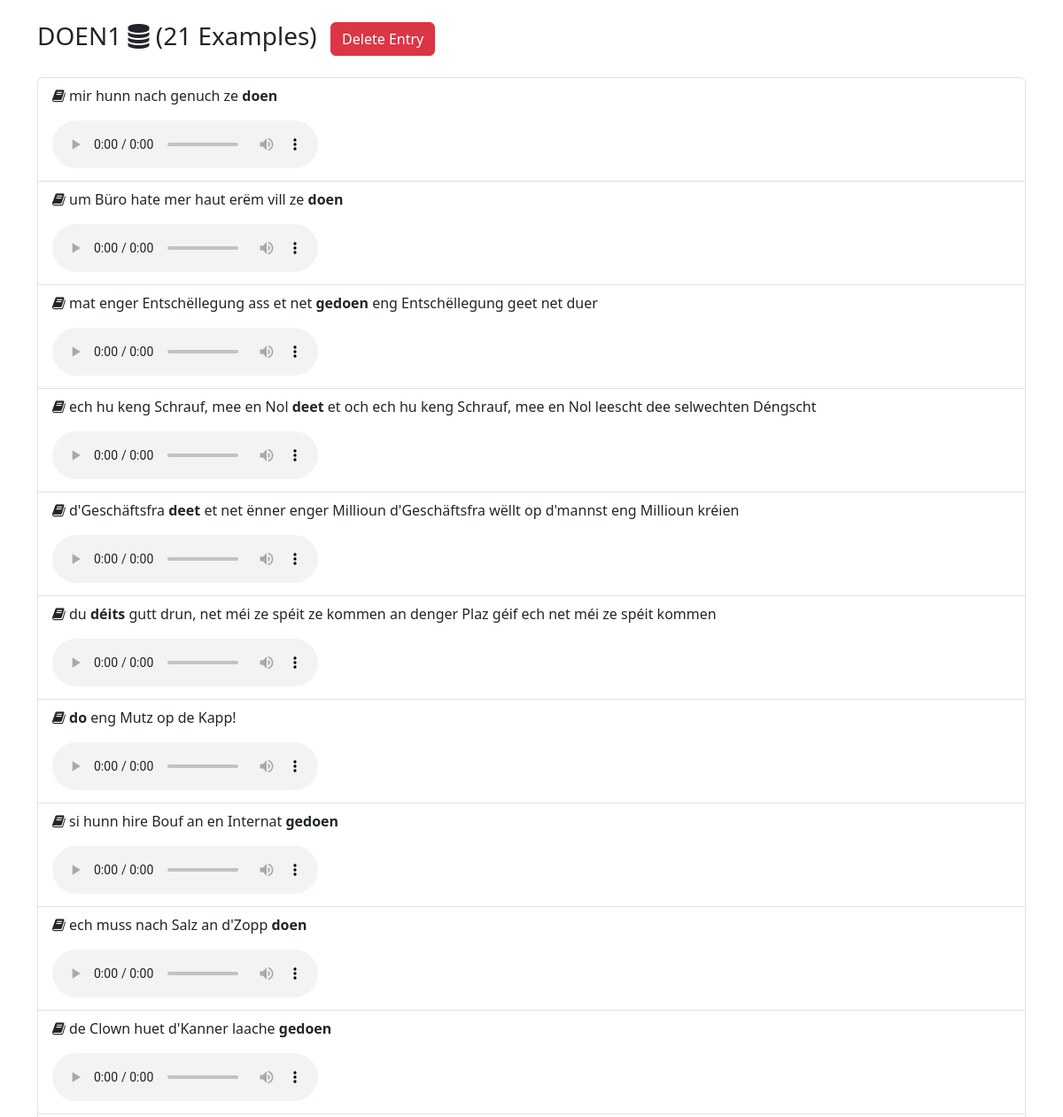
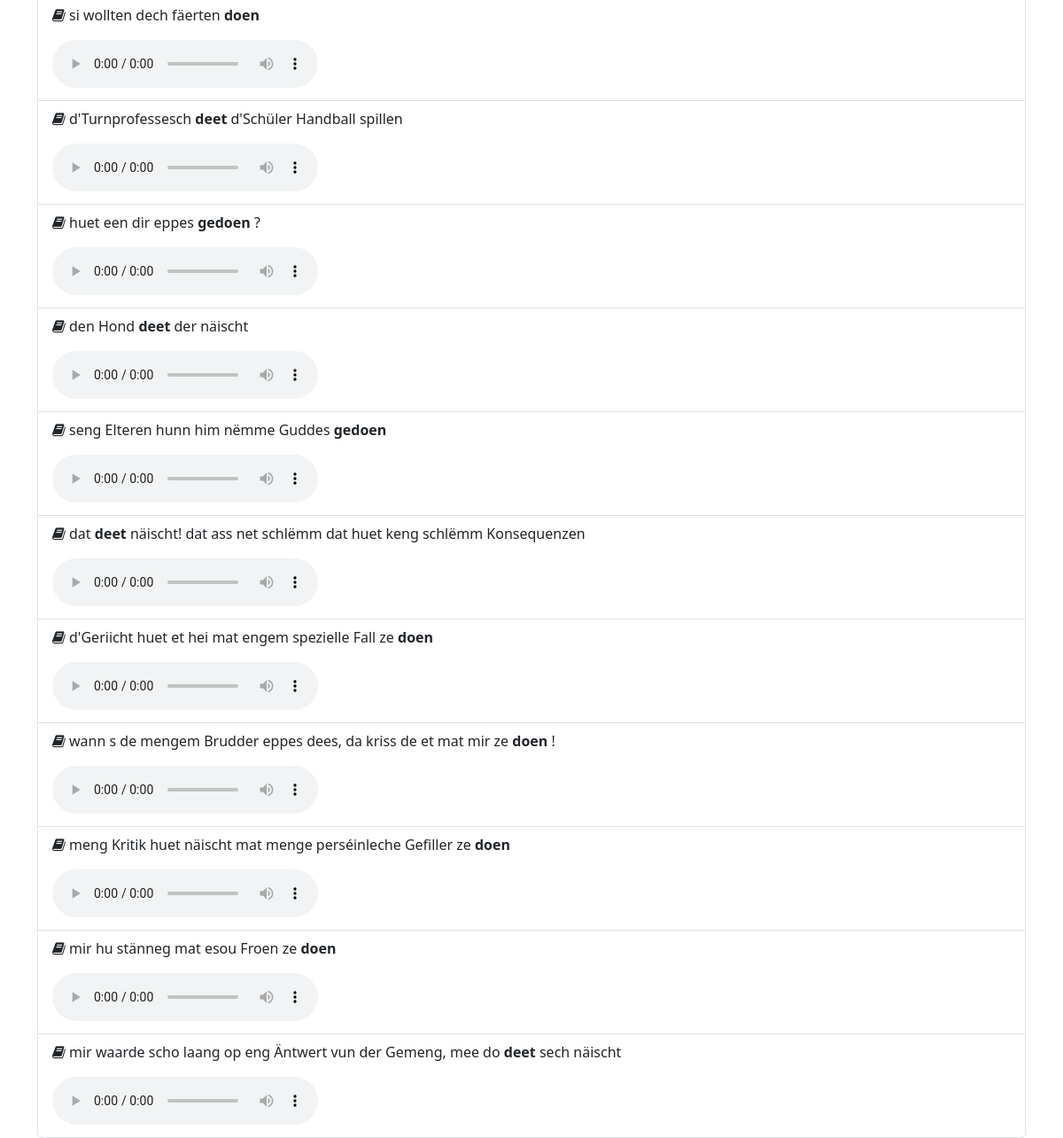
The page /display_examples?id=DOEN1 on the database its author committed (2 pictures, top to bottom).
### models.py (models this page shows, shortened)
class Entry(db.Model):
    id = db.Column(db.Integer, primary_key=True)
    entry_id = db.Column(db.String, nullable=False)
    examples = db.relationship('Example', backref='entry', lazy=True)

class Example(db.Model):
    id = db.Column(db.Integer, primary_key=True)
    text = db.Column(db.String, nullable=False)
    mark = db.Column(db.Integer, nullable=True)
    end = db.Column(db.Integer, nullable=True)
    audio_file = db.Column(db.String, nullable=True)
    entry_id = db.Column(db.Integer, db.ForeignKey('entry.id'), nullable=False)

### app.py (the view, shortened to what this page needs)
@app.route('/display_examples', methods=['GET'])
def display_examples():
    entry_id = request.args.get('id')
    if entry_id:
        entry = Entry.query.filter_by(entry_id=entry_id).first()
        if entry:
            example_objects = entry.examples
            loaded_from_db = True
        return render_template('display_examples.html', entry_id=entry_id,
                               examples=example_objects, loaded_from_db=loaded_from_db)
    return jsonify({'message': 'ID parameter is required'}), 400

### templates/display_examples.html (shortened to what this page needs)
<!DOCTYPE html>
<html lang="en">
<head>
    <link href="https://cdn.jsdelivr.net/npm/bootstrap@5.3.3/dist/css/bootstrap.min.css" rel="stylesheet">
    <link href="https://cdnjs.cloudflare.com/ajax/libs/font-awesome/4.7.0/css/font-awesome.min.css" rel="stylesheet">
</head>
<body>
    <div class="container mt-4">
        <h3 class="mb-4">
            {{ entry_id }}
            {% if loaded_from_db %}
            <i class="fa fa-database"></i>
            ({{ examples|length }} Examples)
            <button class="btn btn-danger ms-2" onclick="deleteEntry()">Delete Entry</button>
            {% else %}
            <i class="fa fa-compass"></i>
            ({{ examples|length }} Examples)
            {% endif %}
        </h3>
        <div class="list-group">
            {% for example in examples %}
            <div class="list-group-item">
                <p>
                    <i class="fa fa-book"></i>
                    {% if example.mark is not none %}
                    {{ example.text[:example.mark] }}
                    <strong>{{ example.text[example.mark:example.end] }}</strong>
                    {{ example.text[example.end:] }}
                    {% else %}
                    {{ example.text }}
                    {% endif %}
                </p>
                {% if example.audio_file %}
                <audio controls>
                    <source src="{{ example.audio_file }}" type="audio/ogg">
                </audio>
                {% endif %}
            </div>
            {% endfor %}
        </div>
    </div>
</body>
</html>

### rows shown on the page
Entry: entry "DOEN1"
Example: text+mark "mir hunn nach genuch ze", text+mark+end "doen"
Example: text+mark "um Büro hate mer haut erëm vill ze", text+mark+end "doen"
Example: text+mark "mat enger Entschëllegung ass et net", text+mark+end "gedoen", text+end "eng Entschëllegung geet net duer"
Example: text+mark "ech hu keng Schrauf, mee en Nol", text+mark+end "deet", text+end "et och ech hu keng Schrauf, mee en Nol leescht dee selwechten Déngscht"
Example: text+mark "d'Geschäftsfra", text+mark+end "deet", text+end "et net ënner enger Millioun d'Geschäftsfra wëllt op d'mannst eng Millioun kréien"
Example: text+mark "du", text+mark+end "déits", text+end "gutt drun, net méi ze spéit ze kommen an denger Plaz géif ech net méi ze spéit kommen"
Example: text+mark+end "do", text+end "eng Mutz op de Kapp!"
Example: text+mark "si hunn hire Bouf an en Internat", text+mark+end "gedoen"
Example: text+mark "ech muss nach Salz an d'Zopp", text+mark+end "doen"
Example: text+mark "de Clown huet d'Kanner laache", text+mark+end "gedoen"
Example: text+mark "si wollten dech fäerten", text+mark+end "doen"
Example: text+mark "d'Turnprofessesch", text+mark+end "deet", text+end "d'Schüler Handball spillen"
Example: text+mark "huet een dir eppes", text+mark+end "gedoen", text+end "?"
Example: text+mark "den Hond", text+mark+end "deet", text+end "der näischt"
Example: text+mark "seng Elteren hunn him nëmme Guddes", text+mark+end "gedoen"
Example: text+mark "dat", text+mark+end "deet", text+end "näischt! dat ass net schlëmm dat huet keng schlëmm Konsequenzen"
Example: text+mark "d'Geriicht huet et hei mat engem spezielle Fall ze", text+mark+end "doen"
Example: text+mark "wann s de mengem Brudder eppes dees, da kriss de et mat mir ze", text+mark+end "doen", text+end "!"
Example: text+mark "meng Kritik huet näischt mat menge perséinleche Gefiller ze", text+mark+end "doen"
Example: text+mark "mir hu stänneg mat esou Froen ze", text+mark+end "doen"
Example: text+mark "mir waarde scho laang op eng Äntwert vun der Gemeng, mee do", text+mark+end "deet", text+end "sech näischt"

### other values the page prints
{{ examples|length }} "21"
